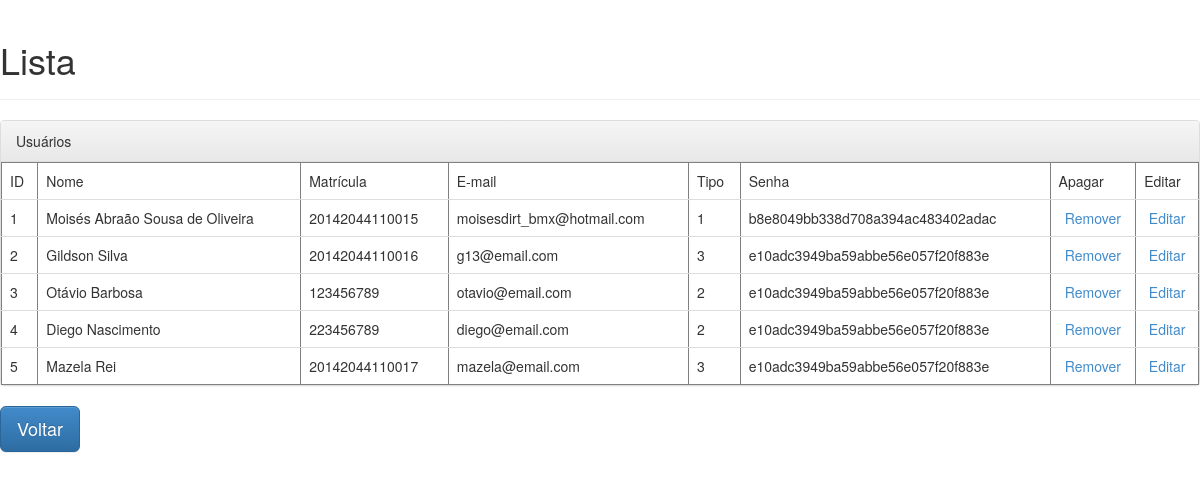
Page /lista on the earlier database version.
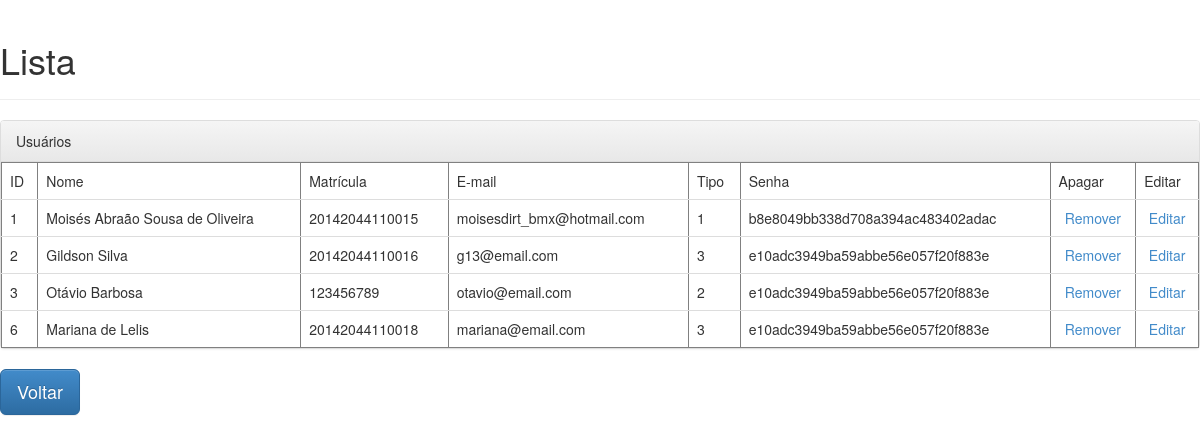
Same page on the later database version.
### projeto/models.py (models this page shows, shortened)
class Usuario(db.Model):
	__tablename__ = 'usuario'
	_id = db.Column(db.Integer, primary_key=True, autoincrement=True)
	usuario = db.Column(db.String(50), unique=True)
	matricula = db.Column(db.String, unique=True)
	email = db.Column(db.String, unique=True)
	senha = db.Column(db.String(32))
	role = db.Column(db.Integer)
	ativo = db.Column(db.Boolean)

### projeto/views/home.py (the view)
@home.route("/lista")
def lista():
	usuarios = Usuario.query.all()
	return render_template("home/lista.html", usuarios=usuarios)

### projeto/templates/home/lista.html (shortened to what this page needs)
<!DOCTYPE html>
<html>
	<head>
		<link rel="stylesheet" href="static/css/bootstrap.min.css">
		<link rel="stylesheet" href="static/css/bootstrap-theme.min.css">
	<body>
		<div class="page-header">
			<h1>Lista</h1>
		</div>
    <div class="panel panel-default">
      <div class="panel-heading">Usuários</div>
        <table class="table" border="1">
          <tr>
          <td>ID</td>
          <td>Nome</td>
          <td>Matrícula</td>
          <td>E-mail</td>
          <td>Tipo</td>
          <td>Senha</td>
          <td>Apagar</td>
          <td>Editar</td>
        </tr>
        {% for usuario in usuarios %}
          <tr>
            <td>{{ usuario._id }}</td>
            <td>{{ usuario.usuario }}</td>
            <td>{{ usuario.matricula }}</td>
            <td>{{ usuario.email }}</td>
            <td>{{ usuario.role }}</td>
            <td>{{ usuario.senha}}</td>
            <td><center><a href="#}">Remover</a></center></td>
             <td><center><a href="#">Editar</a></center></td>
          </tr>
        {% endfor %}
        </table>
      </div>
		<a class="btn btn-primary btn-lg" href="{{ url_for('home.login') }}" role="button">Voltar</a>
	</body>
</html>

Differences in the rows shown:
removed Usuario: _id "4", usuario "Diego Nascimento", matricula "223456789", email "diego@email.com", role "2", senha "e10adc3949ba59abbe56e057f20f883e"
removed Usuario: _id "5", usuario "Mazela Rei", matricula "20142044110017", email "mazela@email.com", role "3", senha "e10adc3949ba59abbe56e057f20f883e"
added Usuario: _id "6", usuario "Mariana de Lelis", matricula "20142044110018", email "mariana@email.com", role "3", senha "e10adc3949ba59abbe56e057f20f883e"
